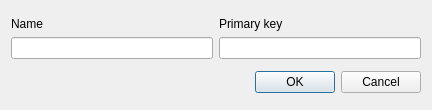
<?xml version="1.0" encoding="UTF-8"?>
<ui version="4.0">
 <class>AddDatabaseField</class>
 <widget class="QDialog" name="AddDatabaseField">
  <property name="geometry">
   <rect>
    <x>0</x>
    <y>0</y>
    <width>432</width>
    <height>110</height>
   </rect>
  </property>
  <property name="windowTitle">
   <string>Dialog</string>
  </property>
  <layout class="QGridLayout" name="gridLayout_2">
   <item row="0" column="0">
    <layout class="QGridLayout" name="gridLayout">
     <item row="0" column="0">
      <widget class="QLabel" name="label">
       <property name="sizePolicy">
        <sizepolicy hsizetype="Preferred" vsizetype="Fixed">
         <horstretch>0</horstretch>
         <verstretch>0</verstretch>
        </sizepolicy>
       </property>
       <property name="text">
        <string>Name</string>
       </property>
      </widget>
     </item>
     <item row="0" column="1">
      <widget class="QLabel" name="label_2">
       <property name="sizePolicy">
        <sizepolicy hsizetype="Preferred" vsizetype="Fixed">
         <horstretch>0</horstretch>
         <verstretch>0</verstretch>
        </sizepolicy>
       </property>
       <property name="text">
        <string>Primary key</string>
       </property>
      </widget>
     </item>
     <item row="1" column="0">
      <widget class="QLineEdit" name="NameLine"/>
     </item>
     <item row="1" column="1">
      <widget class="QLineEdit" name="CodeLine"/>
     </item>
    </layout>
   </item>
   <item row="1" column="0">
    <widget class="QDialogButtonBox" name="OkButton">
     <property name="orientation">
      <enum>Qt::Horizontal</enum>
     </property>
     <property name="standardButtons">
      <set>QDialogButtonBox::Cancel|QDialogButtonBox::Ok</set>
     </property>
    </widget>
   </item>
  </layout>
 </widget>
 <resources/>
 <connections/>
</ui>
